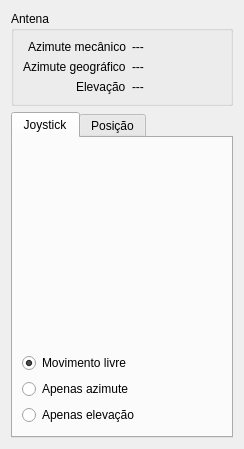
<?xml version="1.0" encoding="UTF-8"?>
<ui version="4.0">
 <class>ManualControlDialog</class>
 <widget class="QDialog" name="ManualControlDialog">
  <property name="geometry">
   <rect>
    <x>0</x>
    <y>0</y>
    <width>242</width>
    <height>405</height>
   </rect>
  </property>
  <property name="sizePolicy">
   <sizepolicy hsizetype="Preferred" vsizetype="Preferred">
    <horstretch>0</horstretch>
    <verstretch>0</verstretch>
   </sizepolicy>
  </property>
  <property name="windowTitle">
   <string>Controle manual</string>
  </property>
  <layout class="QVBoxLayout" name="verticalLayout">
   <property name="sizeConstraint">
    <enum>QLayout::SetDefaultConstraint</enum>
   </property>
   <item>
    <widget class="QGroupBox" name="groupBox">
     <property name="title">
      <string>Antena</string>
     </property>
     <layout class="QVBoxLayout" name="verticalLayout_2">
      <item>
       <layout class="QFormLayout" name="formLayout">
        <property name="labelAlignment">
         <set>Qt::AlignRight|Qt::AlignTrailing|Qt::AlignVCenter</set>
        </property>
        <item row="0" column="0">
         <widget class="QLabel" name="label">
          <property name="text">
           <string>Azimute mecânico</string>
          </property>
         </widget>
        </item>
        <item row="0" column="1">
         <widget class="QLabel" name="azimuthMechLabel">
          <property name="text">
           <string>---</string>
          </property>
         </widget>
        </item>
        <item row="2" column="0">
         <widget class="QLabel" name="label_3">
          <property name="text">
           <string>Elevação</string>
          </property>
         </widget>
        </item>
        <item row="2" column="1">
         <widget class="QLabel" name="elevationLabel">
          <property name="text">
           <string>---</string>
          </property>
         </widget>
        </item>
        <item row="1" column="0">
         <widget class="QLabel" name="label_7">
          <property name="text">
           <string>Azimute geográfico</string>
          </property>
         </widget>
        </item>
        <item row="1" column="1">
         <widget class="QLabel" name="azimuthGeoLabel">
          <property name="text">
           <string>---</string>
          </property>
         </widget>
        </item>
       </layout>
      </item>
     </layout>
    </widget>
   </item>
   <item>
    <widget class="QTabWidget" name="controlSourceTab">
     <property name="autoFillBackground">
      <bool>true</bool>
     </property>
     <property name="currentIndex">
      <number>0</number>
     </property>
     <widget class="QWidget" name="joystickTab">
      <property name="autoFillBackground">
       <bool>false</bool>
      </property>
      <attribute name="title">
       <string>Joystick</string>
      </attribute>
      <layout class="QVBoxLayout" name="verticalLayout_3">
       <item>
        <widget class="JoystickWidget" name="joystickWidget" native="true">
         <property name="minimumSize">
          <size>
           <width>200</width>
           <height>200</height>
          </size>
         </property>
         <property name="maximumSize">
          <size>
           <width>200</width>
           <height>200</height>
          </size>
         </property>
        </widget>
       </item>
       <item>
        <widget class="QRadioButton" name="freeRadio">
         <property name="text">
          <string>Movimento livre</string>
         </property>
         <property name="checked">
          <bool>true</bool>
         </property>
        </widget>
       </item>
       <item>
        <widget class="QRadioButton" name="azimuthRadio">
         <property name="text">
          <string>Apenas azimute</string>
         </property>
        </widget>
       </item>
       <item>
        <widget class="QRadioButton" name="elevationRadio">
         <property name="text">
          <string>Apenas elevação</string>
         </property>
        </widget>
       </item>
      </layout>
     </widget>
     <widget class="QWidget" name="positionTab">
      <property name="sizePolicy">
       <sizepolicy hsizetype="Preferred" vsizetype="Minimum">
        <horstretch>0</horstretch>
        <verstretch>0</verstretch>
       </sizepolicy>
      </property>
      <attribute name="title">
       <string>Posição</string>
      </attribute>
      <layout class="QGridLayout" name="gridLayout" columnstretch="0,0,0">
       <item row="0" column="0">
        <widget class="QLabel" name="label_5">
         <property name="text">
          <string>Azimute</string>
         </property>
         <property name="alignment">
          <set>Qt::AlignRight|Qt::AlignTrailing|Qt::AlignVCenter</set>
         </property>
        </widget>
       </item>
       <item row="0" column="1">
        <widget class="QLineEdit" name="azimuthLineEdit"/>
       </item>
       <item row="1" column="1">
        <widget class="QLineEdit" name="elevationLineEdit"/>
       </item>
       <item row="1" column="0">
        <widget class="QLabel" name="label_6">
         <property name="text">
          <string>Elevação</string>
         </property>
         <property name="alignment">
          <set>Qt::AlignRight|Qt::AlignTrailing|Qt::AlignVCenter</set>
         </property>
        </widget>
       </item>
       <item row="3" column="0" colspan="3">
        <spacer name="verticalSpacer">
         <property name="orientation">
          <enum>Qt::Vertical</enum>
         </property>
         <property name="sizeHint" stdset="0">
          <size>
           <width>20</width>
           <height>40</height>
          </size>
         </property>
        </spacer>
       </item>
       <item row="2" column="0" colspan="3">
        <widget class="QPushButton" name="sendBothButton">
         <property name="text">
          <string>Posicionar</string>
         </property>
         <property name="autoDefault">
          <bool>false</bool>
         </property>
        </widget>
       </item>
      </layout>
     </widget>
    </widget>
   </item>
  </layout>
 </widget>
 <customwidgets>
  <customwidget>
   <class>JoystickWidget</class>
   <extends>QWidget</extends>
   <header>joystickwidget.h</header>
   <container>1</container>
  </customwidget>
 </customwidgets>
 <tabstops>
  <tabstop>azimuthRadio</tabstop>
  <tabstop>elevationRadio</tabstop>
  <tabstop>azimuthLineEdit</tabstop>
  <tabstop>elevationLineEdit</tabstop>
  <tabstop>sendBothButton</tabstop>
  <tabstop>controlSourceTab</tabstop>
  <tabstop>freeRadio</tabstop>
 </tabstops>
 <resources/>
 <connections/>
</ui>
